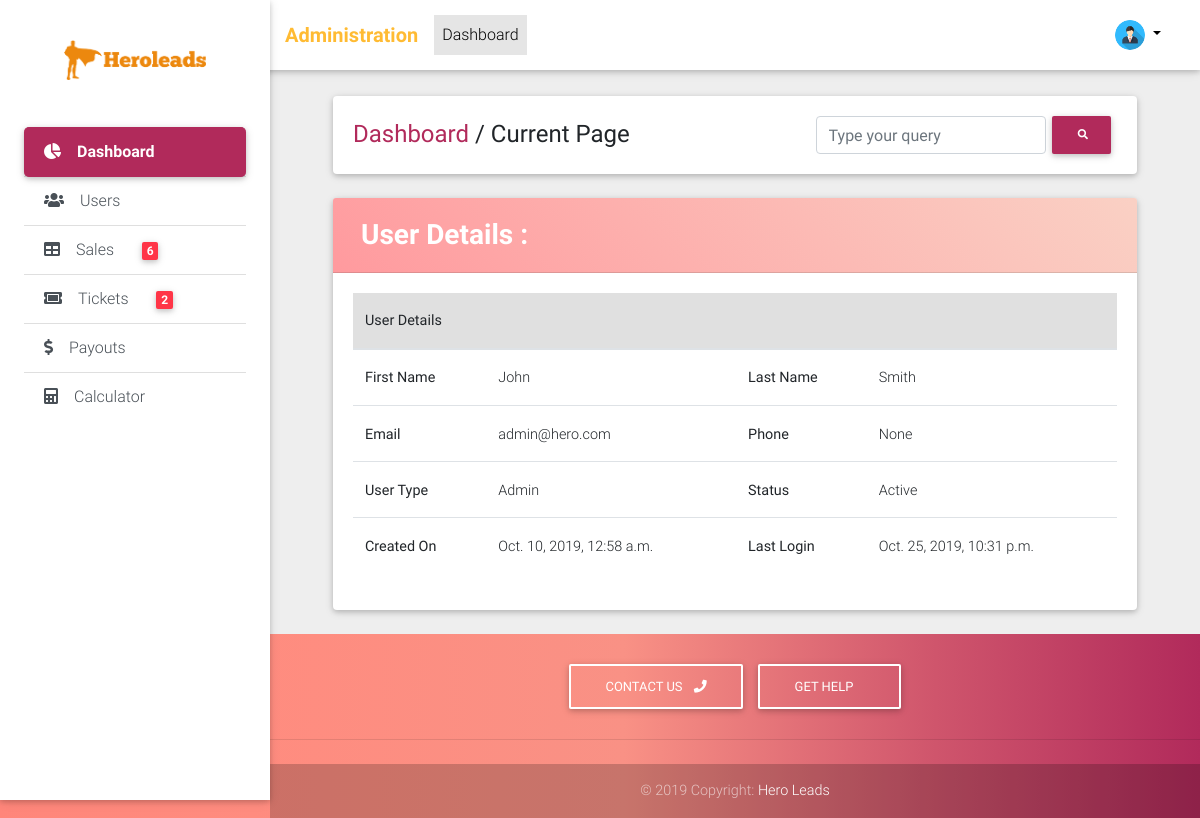
Page /admin/accounts/detail/1/ (signed in) on the earlier database version.
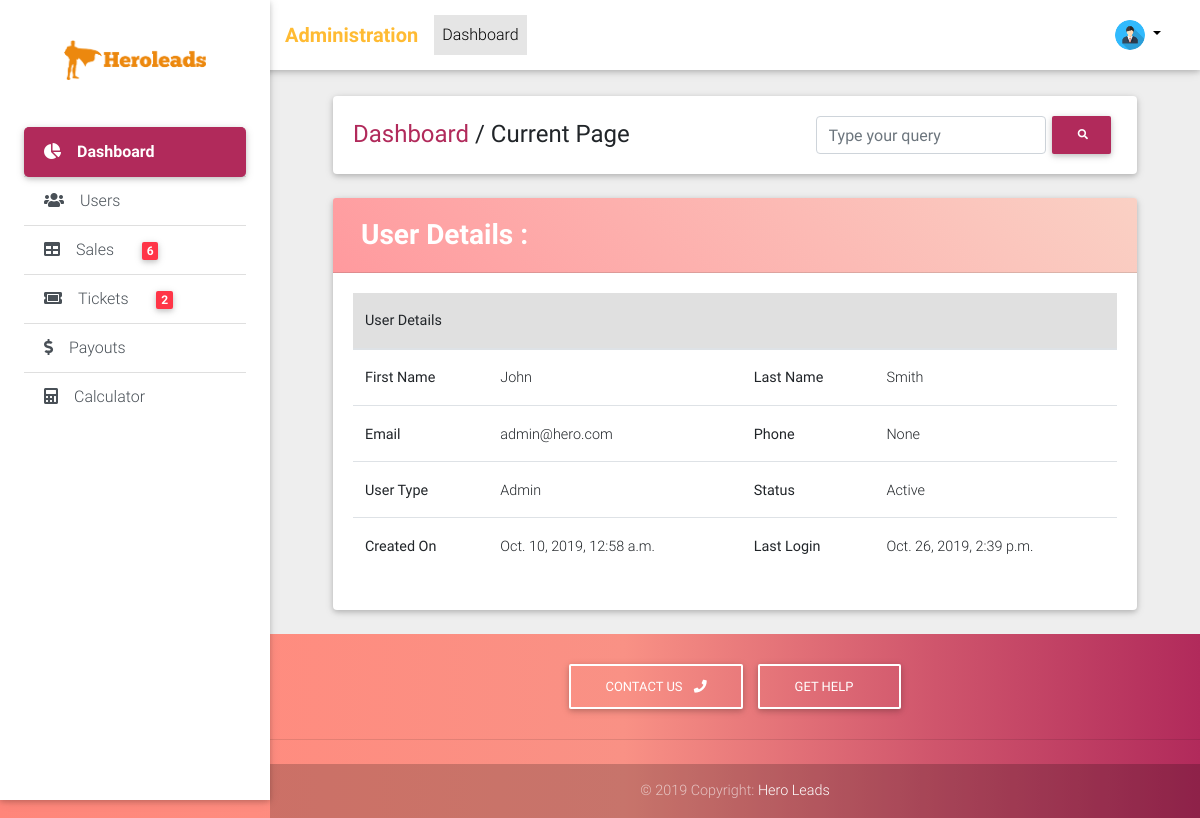
Same page on the later database version.
### accounts/models.py (models this page shows, shortened)
class User(AbstractBaseUser, PermissionsMixin):
    ACCOUNT_TYPE_CHOICES = (("AG", "Agent"), ("ST", "Staff"), ("AD", "Admin"))
    email = models.EmailField(unique=True)
    phone = models.CharField(max_length=20, null=True, blank=True)
    first_name = models.CharField(max_length=32)
    last_name = models.CharField(max_length=32)
    date_joined = models.DateTimeField(auto_now_add=True)
    is_active = models.BooleanField(default=True)
    is_staff = models.BooleanField(default=False)
    is_superuser = models.BooleanField(default=False)
    account_type = models.CharField(max_length=2, choices=ACCOUNT_TYPE_CHOICES, default="NU")
    photo = models.ImageField(upload_to="accounts/users/photos/", blank=True, null=True)
    objects = UserManager()
    USERNAME_FIELD = "email"
    REQUIRED_FIELDS = ["first_name", "last_name"]
    @property
    def get_avatar(self):
        if self.photo:
            return self.photo.url
        else:
            return "missing"

### crm_admin/views/accounts_views.py (the view)
# urls.py: url(r"^detail/(?P<id>[0-9]+)/$", views.UserDetailView.as_view(), name="ac_admin_user_detail"),
class UserDetailView(LoginRequiredMixin, DetailView):
    model = User
    context_object_name = "user"
    template_name = "accounts_admin/user_detail.html"
    slug_field = "id"
    slug_url_kwarg = "id"

### crm_admin/templatetags/crm_admin_tags.py (called while the page is built)
@register.simple_tag
def get_pending_sale_count():
    return Sale.objects.exclude(status="CP").count()

@register.simple_tag
def get_pending_ticket_count():
    return Ticket.objects.exclude(status__in=("EX", "CN", "SL")).count()

### crm_admin/templates/accounts_admin/user_detail.html (shortened to what this page needs)
{% extends "crm_admin/base.html" %}
{% load crispy_forms_tags %}
{% block content %}
    <div>
        <div class="card clearfix">
            <div class="card-header warm-flame-gradient clearfix">
                <div class="page_heading float-left">
                <h3 class="white-text font-weight-bold m-2">User Details : {{ user.user_id }}</h3>
                </div>
            </div>
            <div class="card-body">
                <div class="detail_table">
                    <table class="table detail_table table-hover">
                        <thead class="bg-light">
                            <th colspan="4">User Details</th>
                        </thead>
                        <tr>
                            <th>First Name</th>
                            <td>{{ user.first_name }}</td>
                            <th>Last Name</th>
                            <td>{{ user.last_name }}</td>
                        </tr>
                        <tr>
                            <th>Email</th>
                            <td>{{ user.email }}</td>
                            <th>Phone</th>
                            <td>{{ user.phone }}</td>
                        </tr>
                        <tr>
                            <th>User Type</th>
                            <td>{{ user.get_account_type_display }}</td>
                            <th>Status</th>
                            <td>{% if user.is_active %}Active{% else %}Inactive{% endif %}</td>
                        </tr>
                        <tr>
                            <th>Created On</th>
                            <td>{{ user.date_joined }}</td>
                            <th>Last Login</th>
                            <td>{{ user.last_login }}</td>
                        </tr>
                    </table>
                </div>
            </div>
        </div>
    </div>
{% endblock %}

Differences in the rows shown:
changed User "John": last_login "Oct. 25, 2019, 10:31 p.m." → "Oct. 26, 2019, 2:39 p.m."
